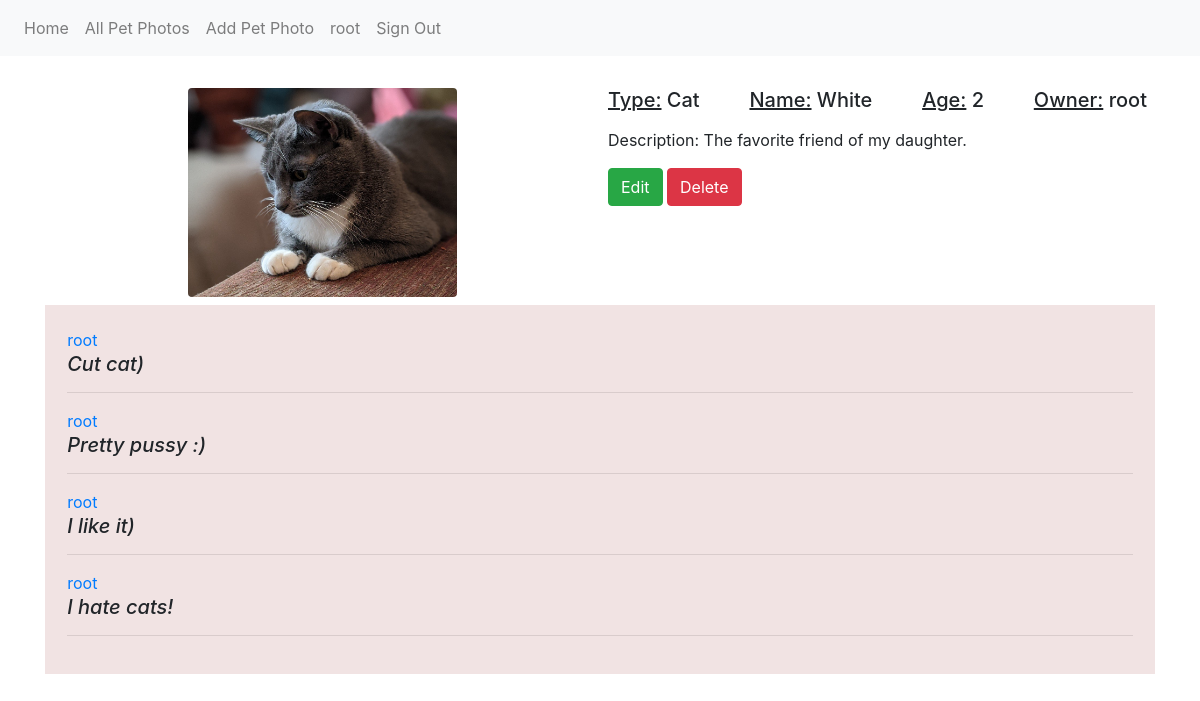
The page /pets/details/1/ (signed in) on the database its author committed.
### pets/models.py (models this page shows, shortened)
class Pet(models.Model):
    PET_TYPES = (
        ('Dog', 'dog'),
        ('Cat', 'cat'),
        ('Parrot', 'parrot'),
        ('UNKNOWN', 'unknown'),
    )
    type = models.CharField(max_length=7, choices=PET_TYPES, default='UNKNOWN')
    name = models.CharField(max_length=6, blank=False)
    age = models.IntegerField(blank=False)
    description = models.TextField(blank=False)
    image = models.ImageField(upload_to='images')
    user = models.ForeignKey(UserProfile, on_delete=models.CASCADE)
    class Meta:
        ordering = ['id']

### accounts/models.py (models this page shows, shortened)
class UserProfile(models.Model):
    user = models.OneToOneField(User, on_delete=models.CASCADE)
    profile_picture = models.ImageField(upload_to='users', blank=True)

### common/models.py (models this page shows)
class Comment(models.Model):
    pet = models.ForeignKey(Pet, on_delete=models.CASCADE)
    comment = models.TextField(blank=False)
    user = models.ForeignKey(UserProfile, on_delete=models.CASCADE)
    def __str__(self):
        return self.comment

### pets/views.py (the view, shortened to what this page needs)
@login_required
def show_pets_details_and_commits(request, pk):
    pet = Pet.objects.get(pk=pk)
    context = {
        "pet": pet,
        "comment": CommentForm(),
        'is_owner': request.user == pet.user.user,
        'has_liked': pet.like_set.filter(user_id=request.user.userprofile.id).exists(),
    }
    return render(request, 'pets/pet_detail.html', context)

### templates/pets/pet_detail.html (shortened to what this page needs)
{% extends 'base_page.html' %}
{% load static %}
{% block container %}
    <div class="container">
        <div class="d-flex">
            <div class="d-inline p-2 w-50">
                <img src="{{ pet.image.url }}" class="w-50 rounded mx-auto d-block">
            </div>
            <div class="d-inline p-2 w-50">
                <div class="d-flex justify-content-between">
                    <h5><u>Type:</u> {{ pet.type }}</h5>
                    <h5><u>Name:</u> {{ pet.name }}</h5>
                    <h5><u>Age:</u> {{ pet.age }}</h5>
                    <h5><u>Owner:</u> {{ pet.user.user.username }}</h5>
                </div>
                <p class="mt-2">Description: {{ pet.description }}</p>
                <div>
                    {% if is_owner %}
                        <a href="{% url 'pets_edit' pet.pk %}" class="btn btn-success">Edit</a>
                        <a href="{% url 'pet_delete' pet.pk %}" class="btn btn-danger">Delete</a>
                    {% endif %}
                </div>
                <br>
            </div>
         </div>
        <div class="d-block" style="background-color: #f1e3e3; padding:2%">
            {% if pet.comment_set.exists %}
                {% for comment in pet.comment_set.all %}
                <div class="box">
                    <a href="{% url 'user_profile' comment.user_id %}">{{ pet.user.user.username }}</a>
                    <h5><em>{{ comment }}</em></h5>
                    <hr>
                </div>
                {% endfor %}
            {% else %}
                <div class="box">
                    <h3>There are no comments for this pet. </h3>
                </div>
            {% endif %}
        </div>
    </div>
{% endblock container %}

### templates/base_page.html (shortened to what this page needs)
<!DOCTYPE html>
<html lang="en">
   <head>
      <link rel="stylesheet" href="https://stackpath.bootstrapcdn.com/bootstrap/4.3.1/css/bootstrap.min.css">
      <link rel="stylesheet" href="https://stackpath.bootstrapcdn.com/font-awesome/4.7.0/css/font-awesome.min.css">
   </head>
   <body>
      <nav class="navbar navbar-expand-lg navbar-light bg-light" style="margin-bottom:2%">
         <div class="collapse navbar-collapse" id="navbarNavDropdown">
            <ul class="navbar-nav">
                <a class="nav-link" href="/">Home</a>
                <li class="nav-item">
                    <a class="nav-link" href="{% url 'list pets' %}">All Pet Photos</a>
                </li>
                <li class="nav-item">
                    <a class="nav-link" href="{% url 'pet_create' %}">Add Pet Photo</a>
                </li>
                {% if user.is_authenticated %}
                    <li class="nav-item">
                        <a class="nav-link" href="{% url 'user_profile' user.pk %}">{{ user.username }}</a>
                    </li>
                    <li class="nav-item">
                        <a class="nav-link" href="{% url 'signout_user' %}">Sign Out</a>
                    </li>
                {% endif %}
            </ul>
         </div>
      </nav>
      {% block container %}
      {% endblock container %}
   </body>
   </body>
</html>

### rows shown on the page
Pet: image (picture), type "Cat", name "White", age "2", user.user.username "root", description "The favorite friend of my daughter."
Comment: comment "Cut cat)"
Comment: comment "Pretty pussy :)"
Comment: comment "I like it)"
Comment: comment "I hate cats!"

### other values the page prints
{{ user.username }} "root"
